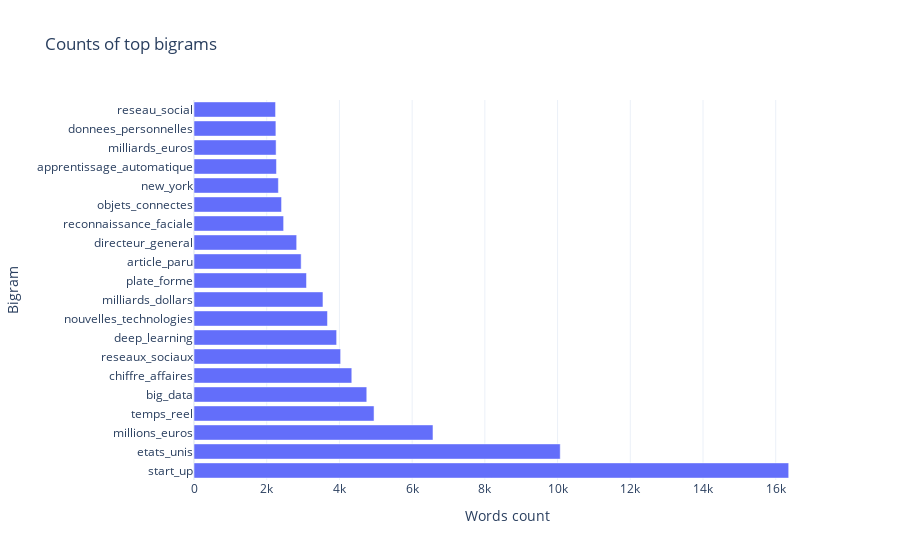

Here is the notebook cell this chart was saved with:
### Code cell
# bigrams visualisation
fig = px.bar(bigrams[:20], x='count', y='bigram', title='Counts of top bigrams', template='plotly_white')
fig.update_xaxes(title_text='Words count')
fig.update_yaxes(title_text='Bigram')
fig.show()

### Figure 1 — Plotly figure (JSON) as saved in the notebook; plotly's stock layout.template omitted (floating-point values rounded to 4 significant figures)
{"data": [{"alignmentgroup": "True", "hovertemplate": "count=%{x}<br>bigram=%{y}<extra></extra>", "legendgroup": "", "marker": {"color": "#636efa"}, "name": "", "offsetgroup": "", "orientation": "h", "showlegend": false, "textposition": "auto", "type": "bar", "x": [16357, 10073, 6573, 4952, 4752, 4340, 4033, 3923, 3671, 3547, 3094, 2947, 2824, 2465, 2408, 2321, 2268, 2258, 2252, 2243], "xaxis": "x", "y": ["start_up", "etats_unis", "millions_euros", "temps_reel", "big_data", "chiffre_affaires", "reseaux_sociaux", "deep_learning", "nouvelles_technologies", "milliards_dollars", "plate_forme", "article_paru", "directeur_general", "reconnaissance_faciale", "objets_connectes", "new_york", "apprentissage_automatique", "milliards_euros", "donnees_personnelles", "reseau_social"], "yaxis": "y"}], "layout": {"barmode": "relative", "legend": {"tracegroupgap": 0}, "title": {"text": "Counts of top bigrams"}, "xaxis": {"anchor": "y", "domain": [0, 1], "title": {"text": "Words count"}}, "yaxis": {"anchor": "x", "domain": [0, 1], "title": {"text": "Bigram"}}}}
